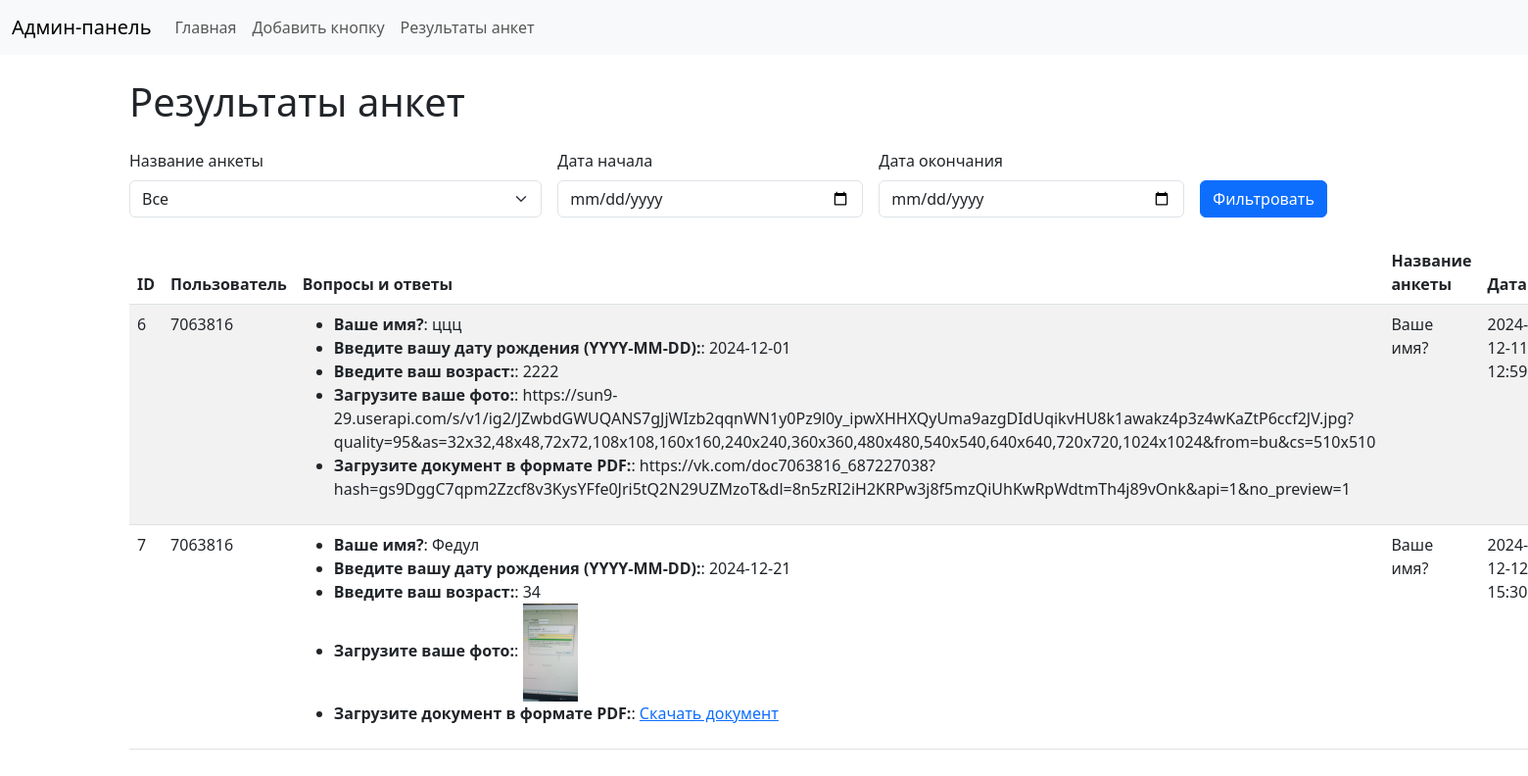
The app's page /results with its own data.
### tables this page shows
CREATE TABLE survey_results (
            id INTEGER PRIMARY KEY AUTOINCREMENT,
            user_id INTEGER NOT NULL,          -- ID пользователя, заполнившего анкету
            answers TEXT NOT NULL,             -- Ответы в формате JSON
            file_url TEXT DEFAULT NULL,        -- Ссылка на загруженный файл (если есть)
            survey_name TEXT DEFAULT NULL,     -- Название анкеты
            created_at TEXT DEFAULT NULL       -- Дата и время заполнения анкеты
        );

### adm.py (the view)
@app.route("/results", methods=["GET"])
def survey_results():
    survey_names = [row[0] for row in execute_query("SELECT DISTINCT survey_name FROM survey_results")]
    survey_name = request.args.get("survey_name", "").strip()
    start_date = request.args.get("start_date", "").strip()
    end_date = request.args.get("end_date", "").strip()
    query = "SELECT id, user_id, answers, survey_name, created_at, file_url FROM survey_results WHERE 1=1"
    params = []
    if survey_name:
        query += " AND survey_name = ?"
        params.append(survey_name)
    if start_date:
        query += " AND created_at >= ?"
        params.append(start_date)
    if end_date:
        query += " AND created_at <= ?"
        params.append(end_date)
    raw_results = execute_query(query, params)
    results = []
    for row in raw_results:
        try:
            answers = json.loads(row[2]) if row[2] else []
        except json.JSONDecodeError:
            answers = []  # Если парсинг не удался
        parsed_answers = []
        for answer in answers:
            if isinstance(answer, dict):  # Убедимся, что ответ — это словарь
                parsed_answers.append(answer)
            else:
                parsed_answers.append({"question": "Неизвестный вопрос", "answer": answer})  # На случай строки
        results.append((row[0], row[1], parsed_answers, row[3], row[4], row[5]))
    return render_template("survey_results.html", results=results, survey_names=survey_names)

### adm.py (called while the page is built)
def execute_query(query, args=(), fetchone=False, commit=False):
    conn = sqlite3.connect(DB_FILE)
    cursor = conn.cursor()
    cursor.execute(query, args)
    data = cursor.fetchone() if fetchone else cursor.fetchall()
    if commit:
        conn.commit()
    conn.close()
    return data

### templates/survey_results.html (shortened to what this page needs)
{% extends "base.html" %}
{% block content %}
<h1 class="mb-4">Результаты анкет</h1>
<form method="get" class="row g-3 mb-4">
    <div class="col-md-4">
        <label for="survey_name" class="form-label">Название анкеты</label>
        <select id="survey_name" name="survey_name" class="form-select">
            <option value="">Все</option>
        </select>
    </div>
    <div class="col-md-3">
        <label for="start_date" class="form-label">Дата начала</label>
        <input type="date" id="start_date" name="start_date" class="form-control" value="{{ request.args.get('start_date', '') }}">
    </div>
    <div class="col-md-3">
        <label for="end_date" class="form-label">Дата окончания</label>
        <input type="date" id="end_date" name="end_date" class="form-control" value="{{ request.args.get('end_date', '') }}">
    </div>
    <div class="col-md-2 d-flex align-items-end">
        <button type="submit" class="btn btn-primary">Фильтровать</button>
    </div>
</form>
<table class="table table-striped">
    <thead>
        <tr>
            <th>ID</th>
            <th>Пользователь</th>
            <th>Вопросы и ответы</th>
            <th>Название анкеты</th>
            <th>Дата</th>
        </tr>
    </thead>
    <tbody>
        {% for result in results %}
        <tr>
            <td>{{ result[0] }}</td>
            <td>{{ result[1] }}</td>
           <td>
    <ul>
        {% for qa in result[2] %}
        <li>
            {% if qa is mapping %}
            <strong>{{ qa.question }}</strong>:
            {% if   (qa.answer.endswith(".jpg") or qa.answer.endswith(".jpeg") or qa.answer.endswith(".png") or qa.answer.endswith(".gif")) %}
            <img src="{{ qa.answer }}" alt="Фото" style="max-width: 100px; max-height: 100px;">
            {% elif qa.answer.endswith(".pdf") %}
            <a href="{{ qa.answer }}" target="_blank">Скачать документ</a>
            {% else %}
            {{ qa.answer }}
            {% endif %}
            {% else %}
            {{ qa }}
            {% endif %}
        </li>
        {% endfor %}
    </ul>
</td>
            <td>{{ result[3] }}</td>
            <td>{{ result[4] }}</td>
        </tr>
        {% endfor %}
    </tbody>
</table>
{% endblock %}

### records on screen
survey_results: id "6", user "7063816", question "Ваше имя?" "Введите вашу дату рождения (YYYY-MM-DD):" "Введите ваш возраст:" "Загрузите ваше фото:" "Загрузите документ в формате PDF:", answer "ццц" "2024-12-01" "2222" "https://sun9-29.userapi.com/s/v1/ig2/JZwbdGWUQANS7gJjWIzb2qqnWN1y0Pz9l0y_ipwXHHXQyUma9azgDIdUqikvHU8k1awakz4p3z4wKaZtP6ccf2JV.jpg?quality=95&as=32x32,48x48,72x72,108x108,160x160,240x240,360x360,480x480,540x540,640x640,720x720,1024x1024&from=bu&cs=510x510" "https://vk.com/doc7063816_687227038?hash=gs9DggC7qpm2Zzcf8v3KysYFfe0Jri5tQ2N29UZMzoT&dl=8n5zRI2iH2KRPw3j8f5mzQiUhKwRpWdtmTh4j89vOnk&api=1&no_preview=1", survey_name "Ваше имя?", created_at "2024-12-11…"
survey_results: id "7", user "7063816", question "Ваше имя?" "Введите вашу дату рождения (YYYY-MM-DD):" "Введите ваш возраст:" "Загрузите ваше фото:" "Загрузите документ в формате PDF:", answer "Федул" "2024-12-21" "34", survey_name "Ваше имя?", created_at "2024-12-12…"
